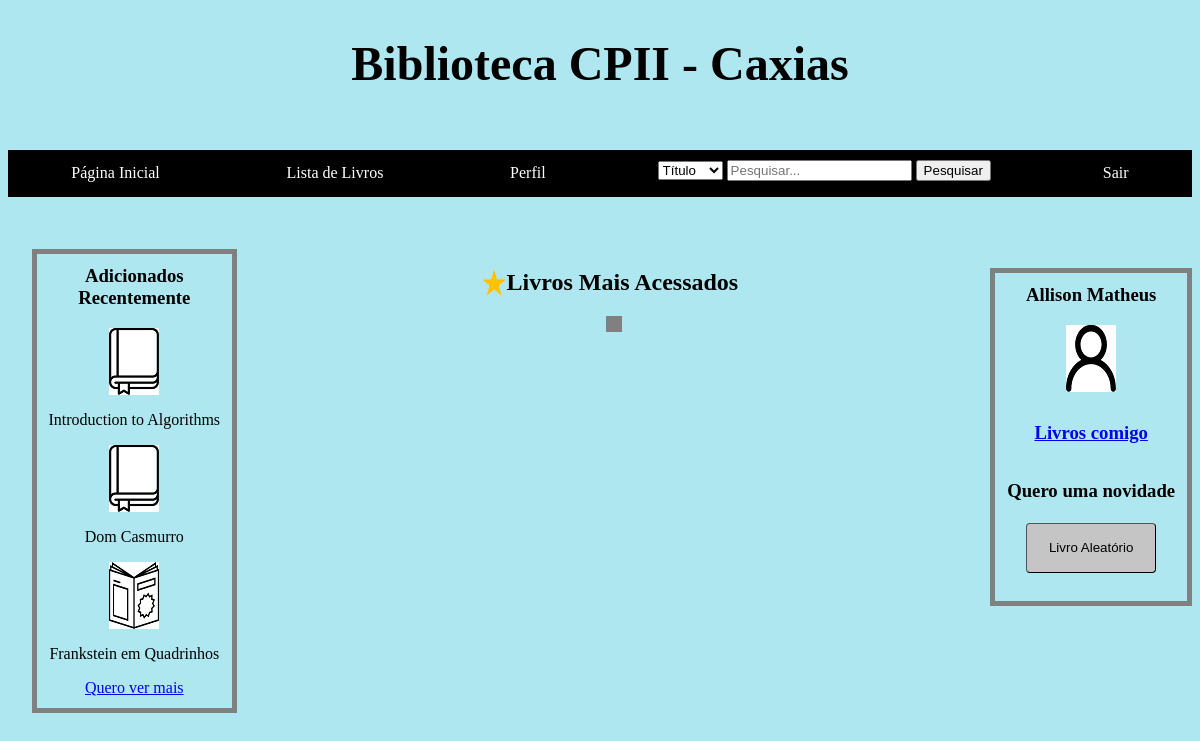
Page /Alexandr_IA/PaginaInicial/PaginaInicial.php (signed in) on the committed database.
### tables this page shows
CREATE TABLE livro(

    id INT NOT NULL PRIMARY KEY AUTO_INCREMENT,
    autor VARCHAR(255) NOT NULL,
    titulo VARCHAR(127) NOT NULL,
    edicao VARCHAR(31) NOT NULL,
    editora VARCHAR(31),
    volume VARCHAR(15),
    exemplar INT NOT NULL,
	  classificacao VARCHAR(34) NOT NULL,
	  aquisicao DATE NOT NULL,
	  observacao VARCHAR(144)

);

CREATE TABLE usuario(

    id INT NOT NULL PRIMARY KEY AUTO_INCREMENT,
    matricula VARCHAR(15),
    nome VARCHAR(255),
    email VARCHAR(63),
    senha VARCHAR(127),
    foto VARCHAR(127),
    banido BOOL,
	telefone VARCHAR(31),
	turma VARCHAR(7)

);

### Alexandr_IA/Modelo/TabelaLivros.php (called while the page is built, shortened)
<?php
	function HQ($id){
		$bd = CriaConexãoBd();
		$sql = $bd -> prepare('SELECT classificacao FROM livro WHERE classificacao LIKE :string AND id = :id');
		$sql -> bindValue(':string', '741.5%');
		$sql -> bindValue(':id', $id);
		$sql -> execute();
		$sql = $sql -> fetch();
		$sql = $sql['classificacao'];
		return($sql);
	}
	function MaisRecentes(){
		$bd = CriaConexãoBd();
		$sql = $bd -> prepare('SELECT id, titulo FROM livro ORDER BY aquisicao DESC');
		$sql -> execute();
		$maisRecentes = [];
		$maisRecentes[] = $sql -> fetch();
		$maisRecentes[] = $sql -> fetch();
		$maisRecentes[] = $sql -> fetch();
		return ($maisRecentes);
	}
	function IdsLivro(){
		$bd = CriaConexãoBd();
		$sql = $bd -> prepare('SELECT id FROM livro');
		$sql -> execute();
		$sql = $sql -> fetchAll(PDO::FETCH_ASSOC);
		$ids = [];
		foreach ($sql as $item) {
			$ids[] = $item['id'];
		}
		return($ids);
	}
?>

### Alexandr_IA/Modelo/TabelaUsuários.php (called while the page is built, shortened)
<?php
	function InfosUsuario($email){
		$bd = CriaConexãoBd();
		$sql = $bd -> prepare('SELECT * FROM usuario WHERE email = :email');
		$sql -> bindValue(':email', $email);
		$sql -> execute();
		$sql = $sql -> fetch();
		return($sql);
	}
	function TipoUsuario($id){
		$bd = CriaConexãoBd();
		$sql = $bd -> prepare('SELECT id FROM bibliotecario WHERE id = :id');
		$sql -> bindValue(':id', $id);
		$sql -> execute();
		if ($sql -> rowCount() == 1){
			$tipo = 1;
		} else {
			$tipo = 0;
			}
		return($tipo);
	}
?>

### Alexandr_IA/PaginaInicial/PaginaInicial.php (the view, shortened to what this page needs)
<?php
	require_once('../Modelo/TabelaUsuários.php');
	$email = $_SESSION['emailUsuarioLogado'];
	$usuario = InfosUsuario($email);
?>
<html>
      <head>
        <link rel="stylesheet" type="text/css" href="../ArquivosStyle/FolhaDeEstilo.css">
      </head>
      <body>
        <h1>Biblioteca CPII - Caxias</h1>
		 <ul>
			<li>
				<a href="PaginaInicial.php">Página Inicial</a>
			</li>
			<li>
				<a href="../Livro/listagemDeLivros.php">Lista de Livros</a>
			</li>
			<li>
				<a href="../Perfil/perfil.php">Perfil</a>
			</li>
			<div style="display: inline-block; margin-top:0.6%;">
				<form method="post" action="../Livro/listagemDeLivros.php">
					<select name="tipoConsulta">
						<option value="pp_titulo">Título</option>
					</select>
					<input name="stringPesquisada" style="margin-top: 0.8%;" type="text" placeholder="Pesquisar...">
					<input type="submit" value="Pesquisar">
				</form>
			</div>
			<li style="float: right;">
				<a id = "sair" href="../Controlador/sair.php">Sair</a>
			</li>
		</ul>
        <br><br>
          <div class="adicionadosrec">
            <h3>  Adicionados <br> Recentemente </h3>
						<?php
							require_once('../Modelo/TabelaLivros.php');
							$lista = MaisRecentes();
							foreach ($lista as $livro) {
								$tipo = VerificaTipo($livro['id']);
								$img = null;
								if($tipo == 'CD'){
									$img = $tipo;
								} else if($tipo == 'DVD') {
									$img = $tipo;
								} else if($tipo == 'Cordel'){
									$img = $tipo;
								} else if($tipo == 'Braille'){
									$img = $tipo;
								} else if($tipo == 'Audiolivro'){
									$img = $tipo;
								} else if($tipo == 'Edição com fonte ampliada'){
									$img = 'fonteAmpliada';
								} else if( HQ($livro['id']) == true ){
									$img = 'hq';
								} else {
									$img = 'livro';
								}
								echo('
									<a href="../Livro/detalhesLivro.php?idLivro='.$livro['id'].'">
										<img src="../Imagens/MaisReduzidas/icon_'.$img.'.png">
									</a>
									<br>
									<p> '.$livro['titulo'].' </p>
								');
							}
						?>
            <a href="../Livro/listagemDeLivros.php"> Quero ver mais </a>
          </div>
            <h2><img src="../Imagens/icon_star.png"> Livros Mais Acessados </h2>
          <div class="maisacessados">
          </div>
          <div id="perfilAluno">
              <h3> <?php echo($usuario['nome']); ?> </h3>
							<?php
							if(empty($usuario['foto']) == true){
								echo('<img height="67px" width="50px" src="../Imagens/MaisReduzidas/icon_usuarioPadrao.png">');
							} else {
								echo('<img height="67px" width="50px" src="'.$usuario['foto'].'">');
							}
							?>
              <br>
              <h3><br> <?php
								$tipo = TipoUsuario($usuario['id']);
								if ($tipo == 1){
									echo('<a id="centro" href="../VerEmprestimos/VerEmprestimos.php">Livros emprestados</a>');
								} else {
									echo('<a id="centro" href="../Perfil/itensEmprestados.php">Livros comigo</a>');
								}
							?>
							</h3>
              <br>
              <h3> Quero uma novidade </h3>
							<?php
								require_once('../Modelo/TabelaLivros.php');
								$lista = IdsLivro();
								$chave = array_rand($lista, 1);
								$id = $lista[$chave];
							?>
							<form method="post" action="../Livro/detalhesLivro.php?idLivro=<?php echo($id); ?>">
              	<input id="amazing_button" type="submit" value="Livro Aleatório">
							</form>
          </div>
      </body>
</html>

### Alexandr_IA/ArquivosStyle/FolhaDeEstilo.css (style rules this page uses)
body { margin-top:10%; background-color: rgb(174,231,240); text-align: center; }
h1 { font-size: 48px; margin-bottom: -10px; }
#amazing_button { margin-top: 1.5%; border-color: black; border-width: 1px; width: 130px; height: 50px; background-color: #c5c5c5; border-radius: 4px; }

### Alexandr_IA/PaginaInicial/PaginaInicial.php (style rules this page uses)
h1 { margin-bottom: 2%; }
ul { list-style-type: none; margin-top: 5%; padding: 0; overflow: hidden; background-color: #000000; display: block; }
li { float: left; padding-right: 4%; padding-left: 4%; }
li a { display: block; color: white; text-align: center; padding: 14px 16px; text-decoration: none; }
.adicionadosrec { text-align: center; margin-left: 2%; border-style: solid; border-color: grey; border-width: 5px; padding: 1%; display: inline-block; float: left; }
h3 { margin-top: -0.5%; }
h2 { display: flex; width: auto; margin-left: 40%; }
.maisacessados { padding: 8px; margin-right: -1px; background-color: grey; display: inline-block; //margin-left: 3%; }
#perfilAluno { margin-top: -4%; text-align: center; //margin-left: 2%; border-style: solid; border-color: grey; border-width: 5px; padding: 1%; display: inline-block; float: right; }
#perfilAluno img { margin-bottom: 5%; }
#sair { float: right; margin-left: 30%; color: white; }
body { margin-top: 3%; }
#centro { margin-bottom: -2%; }

### rows in the picture
livro: titulo "Introduction to Algorithms"
livro: titulo "Dom Casmurro"
livro: shows a picture, titulo "Frankstein em Quadrinhos"
usuario: nome "Allison Matheus"
